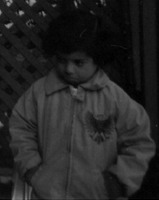
#> input picture Pertemuan 2/WhatsApp Image 2024-03-20 at 13.59.42_9387d6fe.jpg, 159 x 200 px, given in place of nci.JPG, which was not available
$ jupyter execute segmentasi_deteksi_diskontinuitas.ipynb
#> lines starting #> are read from the running program, lines starting #| are printed output that depends on the picture; pictures that were not available may be replaced by others from this repository, and a replacement may not be noted
[cell 1]
from google.colab import files
uplot = files.upload()
#> the answer given: WhatsApp Image 2024-03-20 at 13.59.42_9387d6fe.jpg

[cell 2]
import numpy as np
import cv2
from google.colab.patches import cv2_imshow

citra = cv2.imread('nci.JPG')
#> citra is the input picture: shape (200, 159, 3); min 0, max 146, mean 36.2

[cell 3]
gray = cv2.cvtColor(citra, cv2.COLOR_RGB2GRAY)
cv2_imshow(gray)

[cell 4]
#Filter untuk deteksi titik
kernel1 = np.array([[-1, -1, -1],
                    [-1,  8, -1],
                    [-1, -1,  -1]])

[cell 5]
segmen = cv2.filter2D(src=gray, ddepth=-1, kernel=kernel1)
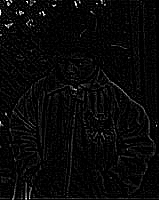
#> segmen: shape (200, 159); min 0, max 255, mean 8.3

[cell 6]
result = np.hstack((gray, segmen))
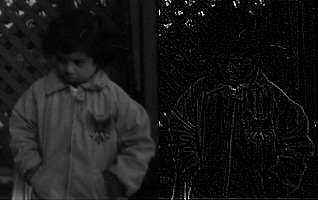
#> result: shape (200, 318); min 0, max 255, mean 22.2
cv2_imshow(result)

[cell 7]
#Filter untuk deteksi garis
kernelA = np.array([[-1, -1, -1],
                     [2,  2, 2],
                    [-1, -1, -1]])

kernelB = np.array([[-1, 2, -1],
                    [-1, 2, -1],
                    [-1, 2, -1]])

kernelC = np.array([[-1, -1, 2],
                    [-1, 2, -1],
                    [2, -1, -1]])

kernelD = np.array([[2, -1, -1],
                    [-1, 2, -1],
                    [-1, -1, 2]])

[cell 8]
A = cv2.filter2D(src=gray, ddepth=-1, kernel=kernelA)
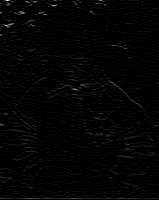
#> A: shape (200, 159); min 0, max 228, mean 4.1
B = cv2.filter2D(src=gray, ddepth=-1, kernel=kernelB)
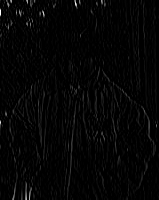
#> B: shape (200, 159); min 0, max 255, mean 5.1
C = cv2.filter2D(src=gray, ddepth=-1, kernel=kernelC)
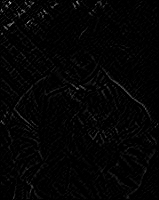
#> C: shape (200, 159); min 0, max 180, mean 4.1
D = cv2.filter2D(src=gray, ddepth=-1, kernel=kernelD)
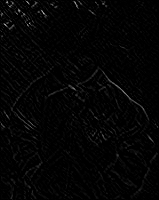
#> D: shape (200, 159); min 0, max 175, mean 4.3

[cell 9]
hasil = A + B + C + D
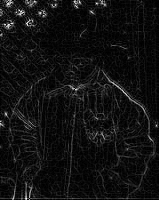
#> hasil: shape (200, 159); min 0, max 249, mean 17.2

[cell 10]
result = np.hstack((gray, A, B, C, D))
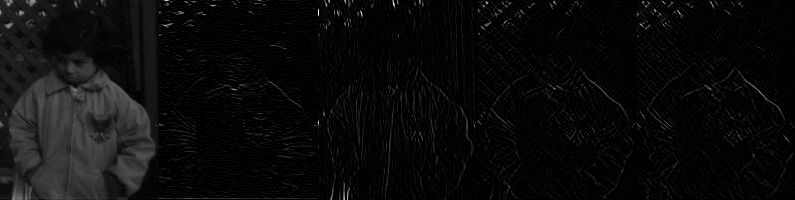
#> result: shape (200, 795); min 0, max 255, mean 10.7
cv2_imshow(result)

[cell 11]
result = np.hstack((segmen, hasil))
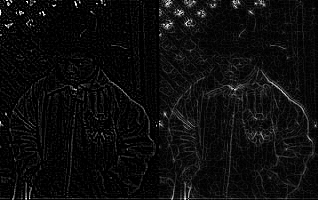
#> result: shape (200, 318); min 0, max 255, mean 12.7
cv2_imshow(result)
